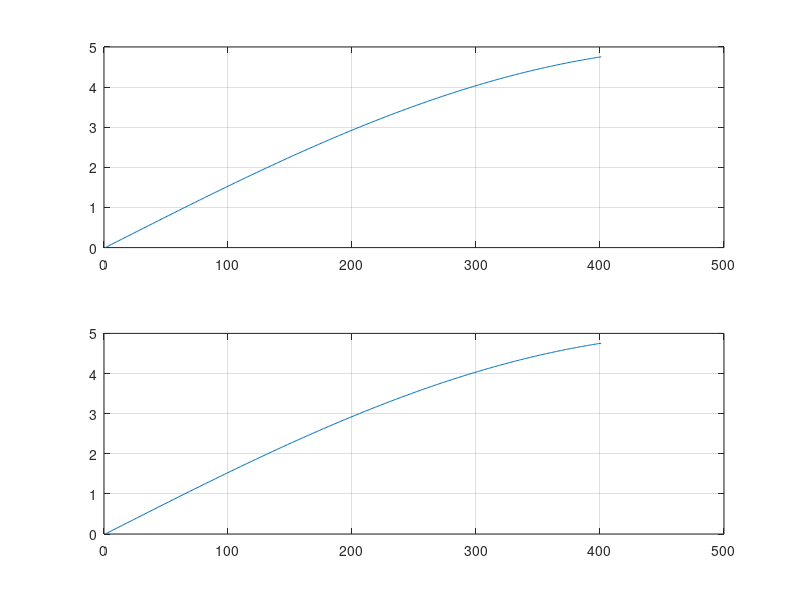

This chart was generated by the following MATLAB code:
% Full Wave Rectifier Program
t=(0:1/10000:0.04);
f=input('Enter frequency(in Hz) :')
A=input('Enter Amplitude(in V) :')
% sig denotes signal
sig=A*sin(2*pi*f*t); % sin wave of f frequency and A v amplitude
subplot(211)
plot(sig);
grid

u=1:9;
for l=1:400 % checking for all 0.04*10000 samples
%    
if sin(2*pi*f*t(l))<=0
    sig(l)= -A*sin(2*pi*f*t(l));
else
    sig(l) = A*sin(2*pi*f*t(l));

end
end
subplot(212)
plot(sig);
grid

